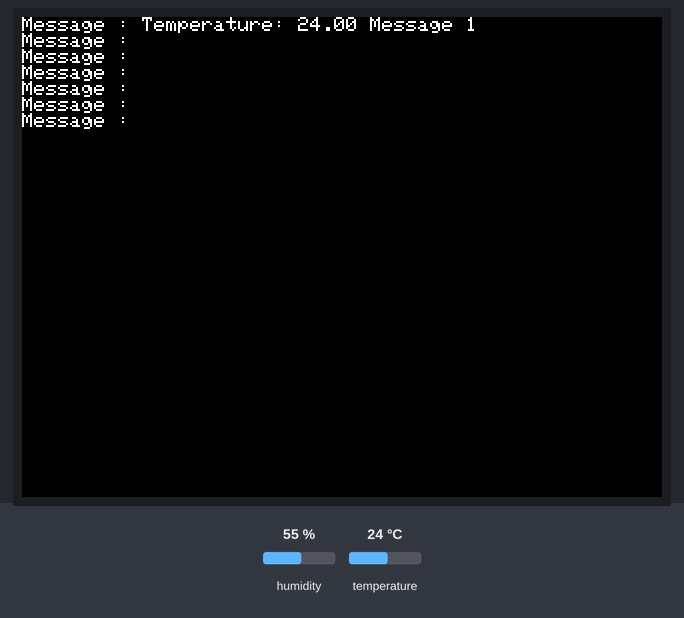
Bench run of a sketch on a simulated ESP32. Parts: 320×240 colour display. The test bench sets the inputs (shaded band); at power-on: temperature 24 °C, humidity 55 %. WiFi joins after 1.5 s; servers stay silent unless stated.

Above: at 3.3 s.
3.4 s: temperature set to 12 °C
At 8.9 s:
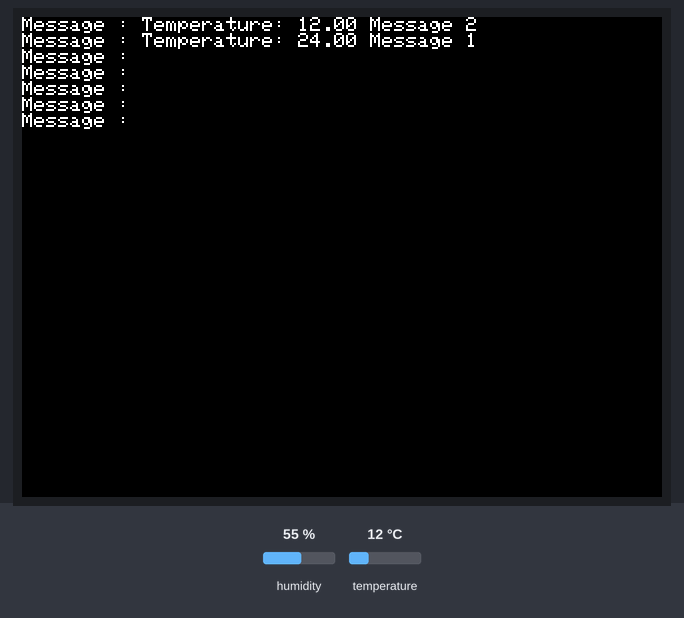
14.2 s: temperature set to 19 °C
At 19.8 s:
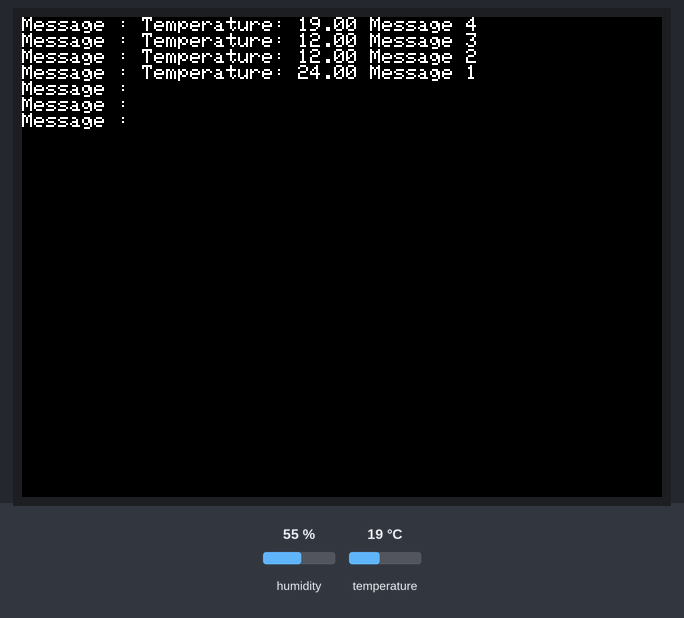
25.0 s: temperature set to 28 °C
At 30.1 s:
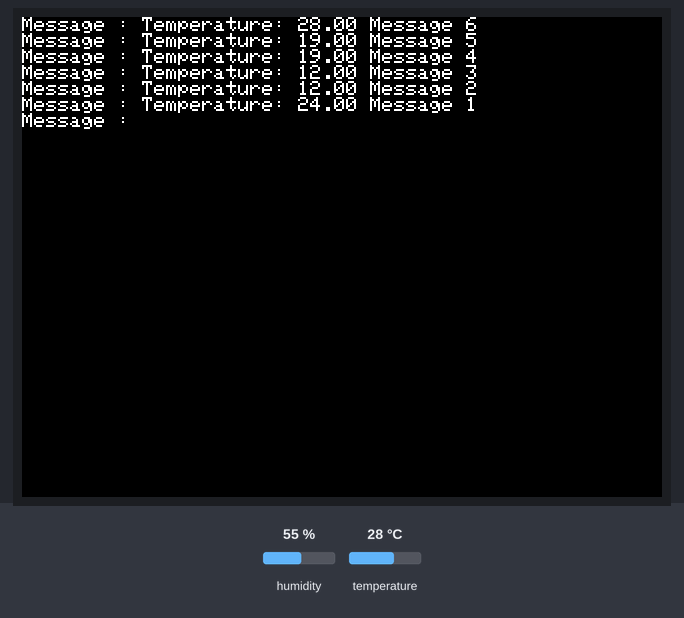
Timing chart, 0 to 31.6 s (numbered marks = the images above; inputs shaded):
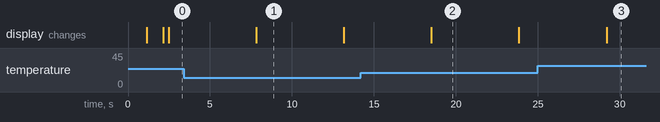

The sketch:

Transmiter.ino
```cpp
#include <M5Stack.h>                   // Inclure la bibliothèque M5Stack
#include <WiFi.h>                      // Inclure la bibliothèque WiFi
#include <Adafruit_Sensor.h>           // Inclure la bibliothèque Adafruit Sensor
#include <Adafruit_BMP280.h>           // Inclure la bibliothèque Adafruit BMP280
#include <SHT3X.h>                     // Inclure la bibliothèque SHT3X

const char *ssid = "NomDuPointDAcces"; // Nom du point d'accès WiFi
const char *password = "MotDePasse";    // Mot de passe du point d'accès WiFi
const char *serverIP = "192.168.1.10";  // Adresse IP du serveur
int messageCounter = 1;                 // Compteur pour l'incrémentation des messages
String messageToSend;                   // Message à envoyer

const int maxMessages = 7;              // Nombre maximal de messages à conserver dans l'historique
String messages[maxMessages];           // Tableau pour stocker les messages

Adafruit_BMP280 bmp;                    // Déclarer le capteur BMP280 (Le capteur de pression atmosphérique)
SHT3X sht;                              // Déclarer le capteur SHT30 (Le capteur de température et humidité)

void setup() {
  M5.begin(true, false, true, true);    // Initialiser M5Stack et ajouter le bus I2C

  bmp.begin(0x76);                       // Initialiser le capteur BMP280 avec l'adresse I2C 0x76 (Adresse par défaut et bus I2C sur le Port A)
  sht.init();                            // Initialiser le capteur SHT30

  WiFi.begin(ssid, password);            // Se connecter au point d'accès WiFi
  while (WiFi.status() != WL_CONNECTED) {
    delay(1000);
    M5.Lcd.print(".");
  }
  M5.Lcd.println("\nConnecte au reseau WiFi");

  M5.Lcd.setTextColor(TFT_WHITE, TFT_BLACK); // Paramètres de couleur pour l'affichage sur M5Stack

  M5.Lcd.setTextDatum(MC_DATUM);        // Définir l'alignement du texte au centre
  Serial.begin(115200);                 // Initialiser la communication série pour le débogage
}

void loop() {
  sht.get();                            // Mesurer la température et l'humidité avec le capteur SHT30
  float temperature = sht.cTemp;        // Récupérer la température

  // Construire le message avec l'incrémentation et la température
  messageToSend = "Temperature: " + String(temperature) + " Message " + String(messageCounter++);

  WiFiClient client;
  if (client.connect(serverIP, 80)) {  // Se connecter au serveur (M5 AP)
    client.println(messageToSend);     // Envoyer le message
    client.stop();

    addMessage(messageToSend);          // Ajouter le nouveau message à l'historique
    displayMessages();                  // Afficher les informations sur l'écran
  }

  delay(5000);                          // Attendre 5 secondes avant d'envoyer une nouvelle fois
}

void addMessage(String newMessage) {
  for (int i = maxMessages - 1; i > 0; i--) {
    messages[i] = messages[i - 1];
  }
  messages[0] = newMessage;
}

void displayMessages() {
  M5.Lcd.fillRect(0, 0, 320, 240, TFT_BLACK); // Effacer uniquement la zone d'affichage des messages

  M5.Lcd.setCursor(0, 0);
  for (int i = 0; i < maxMessages; i++) {
    M5.Lcd.printf("Message : %s\n", messages[i].c_str());
  }
}
```

Measured:
- what the display in image 1 shows lasts 5.4 s, from 7.8 s to 13.2 s
